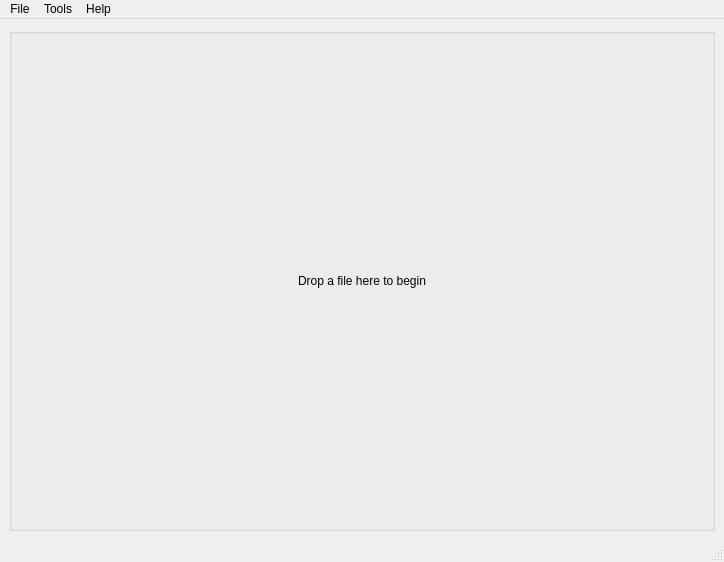
<?xml version="1.0" encoding="UTF-8"?>
<ui version="4.0">
 <class>MainWindow</class>
 <widget class="QMainWindow" name="MainWindow">
  <property name="geometry">
   <rect>
    <x>0</x>
    <y>0</y>
    <width>724</width>
    <height>562</height>
   </rect>
  </property>
  <property name="windowTitle">
   <string>WGSE - Genome sequencing data manipulation tool</string>
  </property>
  <widget class="QWidget" name="centralwidget">
   <layout class="QVBoxLayout" name="verticalLayout">
    <item>
     <widget class="QGroupBox" name="groupBox">
      <property name="title">
       <string/>
      </property>
      <layout class="QVBoxLayout" name="verticalLayout_2">
       <item>
        <widget class="QLabel" name="label">
         <property name="text">
          <string>Drop a file here to begin</string>
         </property>
         <property name="alignment">
          <set>Qt::AlignCenter</set>
         </property>
        </widget>
       </item>
      </layout>
     </widget>
    </item>
   </layout>
  </widget>
  <widget class="QMenuBar" name="menubar">
   <property name="geometry">
    <rect>
     <x>0</x>
     <y>0</y>
     <width>724</width>
     <height>21</height>
    </rect>
   </property>
   <property name="sizePolicy">
    <sizepolicy hsizetype="MinimumExpanding" vsizetype="Minimum">
     <horstretch>0</horstretch>
     <verstretch>0</verstretch>
    </sizepolicy>
   </property>
   <widget class="QMenu" name="menuFile">
    <property name="title">
     <string>File</string>
    </property>
    <addaction name="actionOpen"/>
    <addaction name="actionSettings"/>
    <addaction name="separator"/>
    <addaction name="actionExit"/>
   </widget>
   <widget class="QMenu" name="menuHelp">
    <property name="title">
     <string>Help</string>
    </property>
    <addaction name="actionDocumentation"/>
    <addaction name="actionAbout"/>
   </widget>
   <widget class="QMenu" name="menuTools">
    <property name="title">
     <string>Tools</string>
    </property>
    <addaction name="actionLog_viewer"/>
    <addaction name="actionGenomes"/>
   </widget>
   <addaction name="menuFile"/>
   <addaction name="menuTools"/>
   <addaction name="menuHelp"/>
  </widget>
  <widget class="QStatusBar" name="statusbar"/>
  <action name="actionSettings">
   <property name="text">
    <string>Settings</string>
   </property>
  </action>
  <action name="actionOpen">
   <property name="text">
    <string>Open</string>
   </property>
  </action>
  <action name="actionExit">
   <property name="text">
    <string>Exit</string>
   </property>
  </action>
  <action name="actionDocumentation">
   <property name="text">
    <string>Documentation</string>
   </property>
  </action>
  <action name="actionAbout">
   <property name="text">
    <string>About</string>
   </property>
  </action>
  <action name="actionLog_viewer">
   <property name="text">
    <string>Log viewer</string>
   </property>
  </action>
  <action name="actionGenomes">
   <property name="text">
    <string>Reference genomes</string>
   </property>
  </action>
 </widget>
 <resources/>
 <connections>
  <connection>
   <sender>actionExit</sender>
   <signal>triggered()</signal>
   <receiver>MainWindow</receiver>
   <slot>close()</slot>
   <hints>
    <hint type="sourcelabel">
     <x>-1</x>
     <y>-1</y>
    </hint>
    <hint type="destinationlabel">
     <x>361</x>
     <y>280</y>
    </hint>
   </hints>
  </connection>
 </connections>
</ui>
